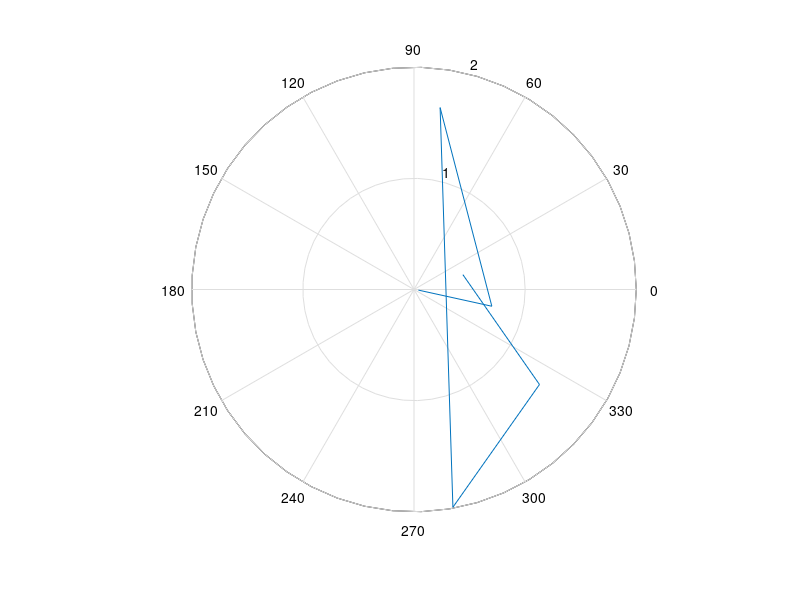

Here is the MATLAB script that generated this plot:
clc
clear all
close all


f=100;
c=3e8;
landa=c/f;
h=1;
b=2*pi/landa;

dtata=1;
teta=0:dtata:2*pi;

f=(cos(b*h*cos(teta))-cos(teta))./sin(teta);
polar_data=f.*exp(1i*teta);

polar(real(polar_data),imag(polar_data));
